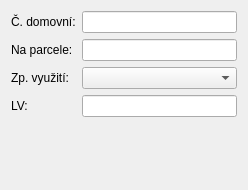
<?xml version="1.0" encoding="UTF-8"?>
<ui version="4.0">
 <class>BudovySearchForm</class>
 <widget class="QWidget" name="BudovySearchForm">
  <property name="geometry">
   <rect>
    <x>0</x>
    <y>0</y>
    <width>248</width>
    <height>190</height>
   </rect>
  </property>
  <property name="windowTitle">
   <string>Form</string>
  </property>
  <layout class="QGridLayout" name="gridLayout_2">
   <item row="3" column="0">
    <widget class="QLabel" name="label">
     <property name="text">
      <string>LV:</string>
     </property>
    </widget>
   </item>
   <item row="1" column="0">
    <widget class="QLabel" name="label_2">
     <property name="text">
      <string>Na parcele:</string>
     </property>
    </widget>
   </item>
   <item row="0" column="0">
    <widget class="QLabel" name="label_3">
     <property name="text">
      <string>Č. domovní:</string>
     </property>
    </widget>
   </item>
   <item row="0" column="1">
    <widget class="QLineEdit" name="cisloDomovniLineEdit"/>
   </item>
   <item row="1" column="1">
    <widget class="QLineEdit" name="naParceleLineEdit"/>
   </item>
   <item row="2" column="0">
    <widget class="QLabel" name="label_4">
     <property name="text">
      <string>Zp. využití:</string>
     </property>
    </widget>
   </item>
   <item row="4" column="0">
    <spacer name="verticalSpacer">
     <property name="orientation">
      <enum>Qt::Vertical</enum>
     </property>
     <property name="sizeHint" stdset="0">
      <size>
       <width>20</width>
       <height>40</height>
      </size>
     </property>
    </spacer>
   </item>
   <item row="3" column="1">
    <widget class="QLineEdit" name="lvBudovyLineEdit"/>
   </item>
   <item row="2" column="1">
    <widget class="QComboBox" name="mZpVyuzitiCombo"/>
   </item>
  </layout>
 </widget>
 <resources/>
 <connections/>
</ui>
